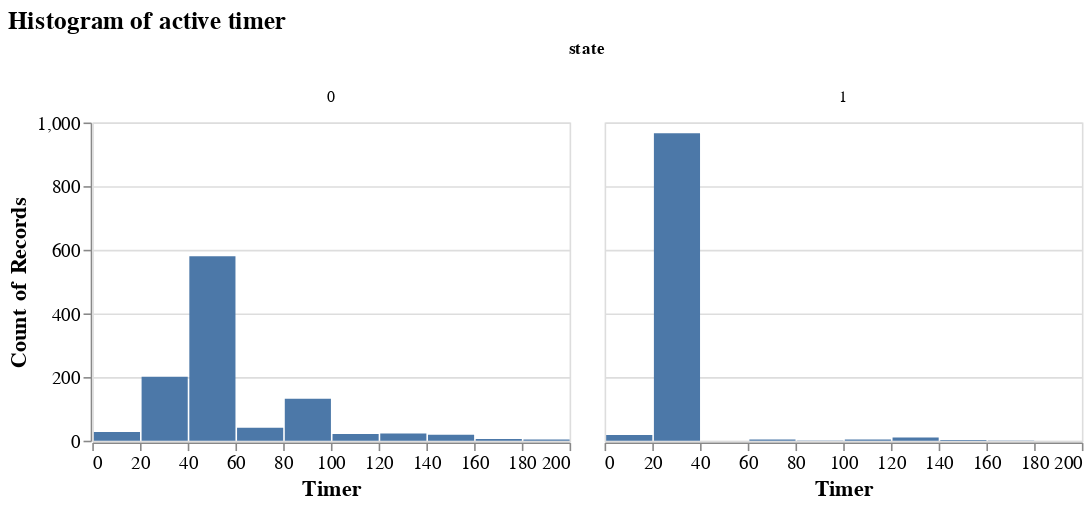

Source (notebook cell):
### Code cell
alt.Chart(db_state.query('timer < 200')).mark_bar(point = True).encode(
    x=alt.X('timer:Q', bin=alt.Bin(maxbins=10), title='Timer'),
    y='count()', column = 'state'
).properties(
    title='Histogram of active timer',
    width=300,
    height=200
).configure_axis(
    labelFontSize=12,
    titleFontSize=14
).configure_title(
    fontSize=16
)

### Figure 1 — Vega-Lite specification as saved in the notebook (floating-point values rounded to 4 significant figures; data arrays with more than 128 entries replaced by an {"elided": "..."} marker saying what was removed)
{"config": {"view": {"continuousWidth": 300, "continuousHeight": 300}, "axis": {"labelFontSize": 12, "titleFontSize": 14}, "title": {"fontSize": 16}}, "data": {"name": "data-d114b695dfe41effdca39471b9f2b10a"}, "mark": {"type": "bar", "point": true}, "encoding": {"column": {"field": "state", "type": "quantitative"}, "x": {"bin": {"maxbins": 10}, "field": "timer", "title": "Timer", "type": "quantitative"}, "y": {"aggregate": "count", "type": "quantitative"}}, "height": 200, "title": "Histogram of active timer", "width": 300, "$schema": "https://vega.github.io/schema/vega-lite/v5.17.0.json", "datasets": {"data-d114b695dfe41effdca39471b9f2b10a": {"elided": "2059 records"}}}
